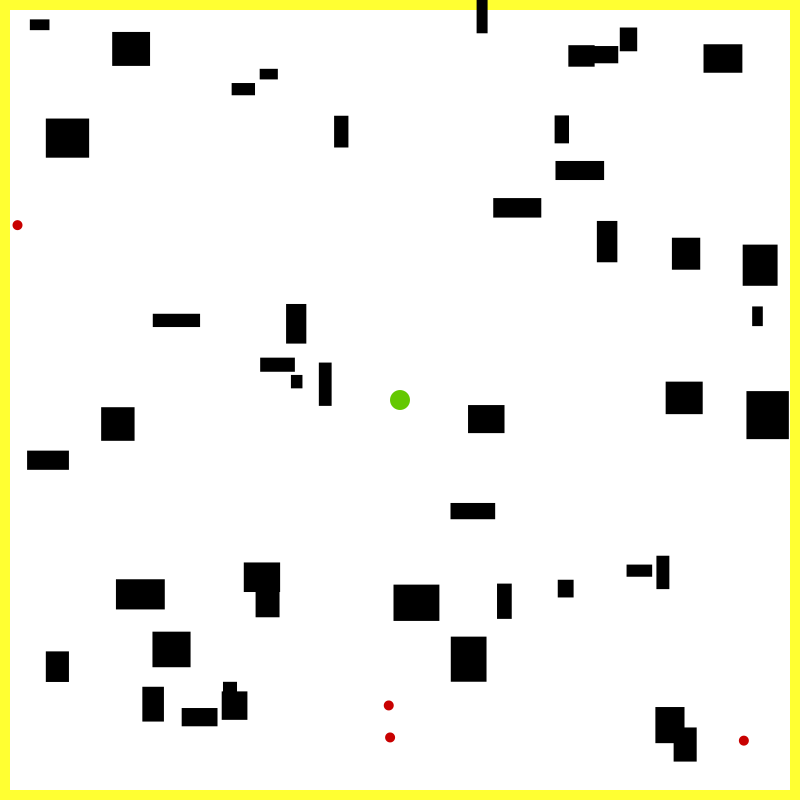
Frame 1 (no input)
Frame 60 (the mouse pressed at the canvas centre just before this capture): identical to frame 1, image omitted
Frame 120 (the mouse held since frame 60 and released just before this capture): identical to frame 1, image omitted

The Processing sketch that drew this single still picture (run headless with seeded random() and noise(); from frame 60 on, the mouse is pressed at the canvas centre):

// Processing sketch: hotlinejava
// ── hotlinejava.pde
import java.util.*;

Player p;
Enemy[] enemies = new Enemy[4];
Barrier[] walls = new Barrier[50];

void setup(){
   size(800,800);
   p = new Player();
   enemies[0] = new Enemy(30,30,50,50);
   walls[0]= new Barrier(width/2,5,800,10);
   walls[1]= new Barrier(width/2,795,800,10);
   walls[2]= new Barrier(5,height/2,10,800);
   walls[3]= new Barrier(795,height/2,10,800);
   for (int i=0;i<4;i++){
     walls[i].setColor(255,255,50);
   }
   for (int i=4;i<walls.length;i++){
     float xcor=random(800);
     float ycor=random(800);
     float w=random(10,50);
     float l=random(10,50);
     walls[i] = new Barrier(xcor,ycor,w,l);
     walls[i].draw();
   }
   for (int i=0;i<enemies.length;i++){
     float xcor=random(790);
     float ycor=random(790);
     enemies[i]=new Enemy(xcor,ycor,xcor+10,ycor+10);
     while (wallCollision(enemies[i].getCoors())){
       xcor=random(760);
       ycor=random(760);
       enemies[i]=new Enemy(xcor,ycor,xcor+40,ycor+40);
     }
  }
}

boolean collision(float[] a, float[] b){
  //coor[0] = left wall, coor[1] = top wall, coor[2] = right wall, coor[3] = bottom wall
  return a[2] > b[0] && a[3] > b[1] && b[2] > a[0] && b[3] > a[1];
  // return bBoxRight > aBoxLeft && bBoxBottom > aBoxTop && aBoxRight > bBoxLeft && aBoxBottom > bBoxTop;
}

boolean wallCollision(float[] a){
  boolean collision=false;
  for (Barrier wall : walls){
    float[] b = wall.getCoors();
    if (a[2] > b[0] && a[3] > b[1] && b[2] > a[0] && b[3] > a[1]){
      collision=true;
    }
  }
  return collision;
}


boolean playerCollision(float[] a){
  float[] b = p.getCoors();
  return a[2] > b[0] && a[3] > b[1] && b[2] > a[0] && b[3] > a[1];
}

class Barrier{
    float[] coor = new float[4];
    color c;
    void draw(){
      rectMode(CORNERS);
      fill(c);
      rect(coor[0],coor[1],coor[2],coor[3]);
    }
    Barrier(float x,float y, float w, float l){
      c = color(0,0,0);
      coor[0]=x-(w/2);
      coor[1]=y-(l/2);
      coor[2]=x+(w/2);
      coor[3]=y+(l/2);
    }
    void setColor(int r, int g,int b){
      c = color(r,g,b);
    }
    float[] getCoors(){
      return coor;
    }
}

class Player{
    float[] coor = new float[4];
    color c;
    float speed;
    Player(){
      coor[0]=(width/2)-10;
      coor[1]=(height/2)-10;
      coor[2]=(width/2)+10;
      coor[3]=(height/2)+10;
      c = color(100,200,0);
      speed=3;
    }
    float getSpeed(){
      return speed;
    }
    void setxcor(float x){
      coor[0]+=x;
      coor[2]+=x;
    }
    void setycor(float y){
      coor[1]+=y;
      coor[3]+=y;
    }    
    float[] getCoors(){
      return coor;
    }
    void setColor(int r, int g, int b){
      c = color(r,g,b);
    }
    void draw(){
      ellipseMode(CORNERS);
      noStroke();
      fill(c);
      ellipse(coor[0],coor[1],coor[2],coor[3]);
    }    
}

class Enemy extends Player{
  Enemy(float x1,float y1,float x2,float y2){
    coor[0]=x1;
    coor[1]=y1;
    coor[2]=x2;
    coor[3]=y2;
    c = color(200,0,0);
  }
  void move(float x, float y){
    setxcor(x);
    setycor(y);
  }
  void setCoors(float[] c){
    coor=c;
  }
}

class coordinate{
  float priority;
  coordinate last;
  float[] coor = new float[4];
  coordinate(float[] c, float p, coordinate l){
    coor=c;
    priority=p;
    last=l;
  }
  coordinate(float[] c, coordinate l){
    coor=c;
    last=l;
  }
  void setPriority(float p){
    priority=p;
  }
  float getpriority(){
    return priority;
  }
  float[] getCoors(){
    return coor;
  }
  coordinate getLast(){
    return last;
  }
  void move(float x, float y){
    coor[0]+=x;
    coor[2]+=x;
    coor[1]+=y;
    coor[3]+=y;
  }
}

float distance(float[] coors){
  float[] pcoors = p.getCoors();
  return sqrt(sq(coors[0]-pcoors[0])+sq(coors[0]-pcoors[0]));
}

class frontier{
  LinkedList<coordinate> path = new LinkedList<coordinate>();
  frontier(coordinate coor){
    path.add(coor);
  }
  void add(coordinate coor){
    boolean inserted=false;
    for (int i=0;i<path.size();i++){
      if (((coordinate)path.get(i)).getpriority()>coor.getpriority()){
        path.add(i,coor);
        inserted=true;
      }
    }
    if (!inserted){
      path.addLast(coor);
    }
  }
  coordinate pop(){
    return path.remove();
  }
  boolean empty(){
    return path.isEmpty();
  }
}

void moveEnemies(){
  for (Enemy e : enemies){
    frontier path = new frontier(new coordinate(e.getCoors(),distance(e.getCoors()),null));
    coordinate ans=null;
    while (!path.empty()){
      coordinate temp=path.pop();
      if (playerCollision(temp.getCoors())){
        ans=temp;
        break;
      }
      coordinate x1 = new coordinate(temp.getCoors(),temp);
      x1.move(1,0);
      x1.setPriority(distance(x1.getCoors()));
      path.add(x1);
      coordinate y1 = new coordinate(temp.getCoors(),temp);
      y1.move(0,1);
      y1.setPriority(distance(y1.getCoors()));
      path.add(y1);
      coordinate x2 = new coordinate(temp.getCoors(),temp);
      x2.move(-1,0);
      x2.setPriority(distance(x2.getCoors()));
      path.add(x2);
      coordinate y2 = new coordinate(temp.getCoors(),temp);
      y2.move(0,-1);
      y2.setPriority(distance(x1.getCoors()));
      path.add(x1);
    }
    coordinate tmp1=null;
    while (ans.getLast()!=null){
      tmp1=ans;
      ans=ans.getLast();
    }
    e.setCoors(tmp1.getCoors());
  }
}

void draw(){
    background(255);  
    p.draw();
    p.setColor(100,200,0);    
    for (Barrier wall : walls){
      wall.draw();
    }
     p.setColor(100,200,0);    
    for (Enemy e : enemies){
      e.draw();
    }
    if (keyPressed){
      keyPressed();
      moveEnemies();
    }
}

void keyPressed(){
        boolean collision=false;
        float speed = p.getSpeed();
        float reverse=speed;
        boolean vertical=false;
        if (key == 'a' || key == 'A' || key == LEFT){
          p.setxcor(speed*-1);
        }
        if (key == 'w' || key == 'W' || key == UP){
          vertical=true;
          p.setycor(speed*-1);
        }
        if (key == 's' || key == 'S' || key == DOWN){
          vertical=true;
          reverse=(speed*-1);
          p.setycor(speed);  
        }
        if (key == 'd' || key == 'D' || key == RIGHT){
          reverse=(speed*-1);
          p.setxcor(speed);
        }
        float[] coor = p.getCoors();
        for (Barrier wall : walls){
          if (collision(coor,wall.getCoors())){
            if (vertical) p.setycor(reverse);
            else p.setxcor(reverse);
          }
        }
}
